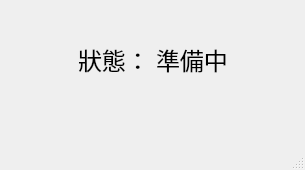
<?xml version="1.0" encoding="UTF-8"?>
<ui version="4.0">
 <class>MainWindow</class>
 <widget class="QMainWindow" name="MainWindow">
  <property name="geometry">
   <rect>
    <x>0</x>
    <y>0</y>
    <width>305</width>
    <height>170</height>
   </rect>
  </property>
  <property name="windowTitle">
   <string>MainWindow</string>
  </property>
  <widget class="QWidget" name="centralwidget">
   <layout class="QGridLayout" name="gridLayout">
    <item row="2" column="2">
     <widget class="QLabel" name="status_value">
      <property name="font">
       <font>
        <family>微軟正黑體</family>
        <pointsize>18</pointsize>
       </font>
      </property>
      <property name="text">
       <string>準備中</string>
      </property>
     </widget>
    </item>
    <item row="2" column="3">
     <spacer name="horizontalSpacer_2">
      <property name="orientation">
       <enum>Qt::Horizontal</enum>
      </property>
      <property name="sizeHint" stdset="0">
       <size>
        <width>40</width>
        <height>20</height>
       </size>
      </property>
     </spacer>
    </item>
    <item row="2" column="1">
     <widget class="QLabel" name="status_label">
      <property name="font">
       <font>
        <family>微軟正黑體</family>
        <pointsize>18</pointsize>
       </font>
      </property>
      <property name="text">
       <string>狀態：</string>
      </property>
      <property name="alignment">
       <set>Qt::AlignLeading|Qt::AlignLeft|Qt::AlignVCenter</set>
      </property>
     </widget>
    </item>
    <item row="0" column="0" colspan="4">
     <spacer name="verticalSpacer_3">
      <property name="orientation">
       <enum>Qt::Vertical</enum>
      </property>
      <property name="sizeHint" stdset="0">
       <size>
        <width>20</width>
        <height>40</height>
       </size>
      </property>
     </spacer>
    </item>
    <item row="8" column="0" colspan="4">
     <spacer name="verticalSpacer_2">
      <property name="orientation">
       <enum>Qt::Vertical</enum>
      </property>
      <property name="sizeHint" stdset="0">
       <size>
        <width>20</width>
        <height>40</height>
       </size>
      </property>
     </spacer>
    </item>
    <item row="2" column="0">
     <spacer name="horizontalSpacer">
      <property name="orientation">
       <enum>Qt::Horizontal</enum>
      </property>
      <property name="sizeHint" stdset="0">
       <size>
        <width>40</width>
        <height>20</height>
       </size>
      </property>
     </spacer>
    </item>
    <item row="3" column="0" colspan="4">
     <widget class="QLabel" name="status_message_textBox">
      <property name="font">
       <font>
        <family>微軟正黑體</family>
        <pointsize>12</pointsize>
       </font>
      </property>
      <property name="text">
       <string/>
      </property>
      <property name="alignment">
       <set>Qt::AlignCenter</set>
      </property>
     </widget>
    </item>
   </layout>
  </widget>
  <widget class="QMenuBar" name="menubar">
   <property name="geometry">
    <rect>
     <x>0</x>
     <y>0</y>
     <width>305</width>
     <height>21</height>
    </rect>
   </property>
  </widget>
  <widget class="QStatusBar" name="statusbar"/>
 </widget>
 <resources/>
 <connections/>
</ui>
